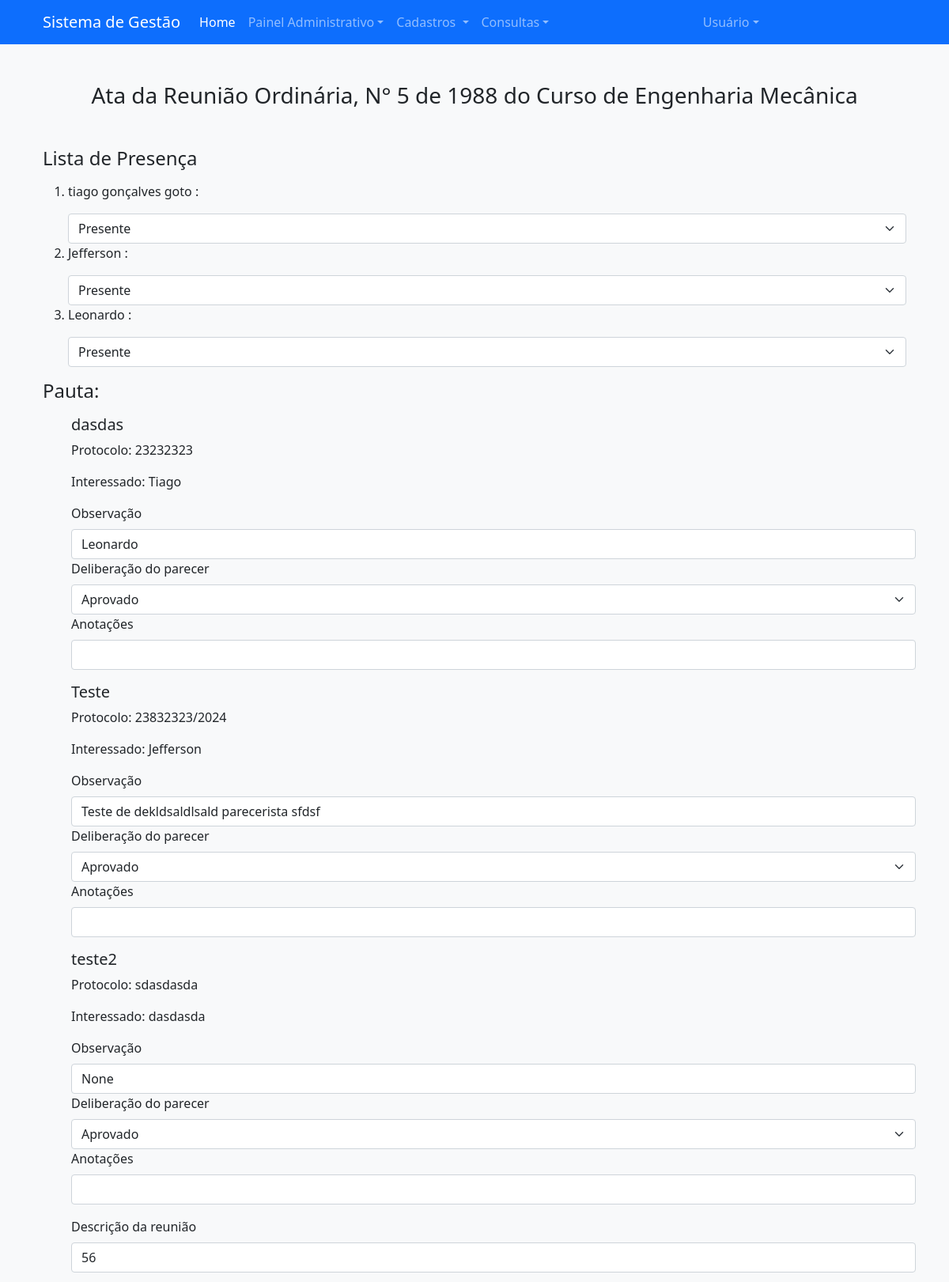
The page /meetings/minute/1 (signed in, upper part) on the database as committed earlier.
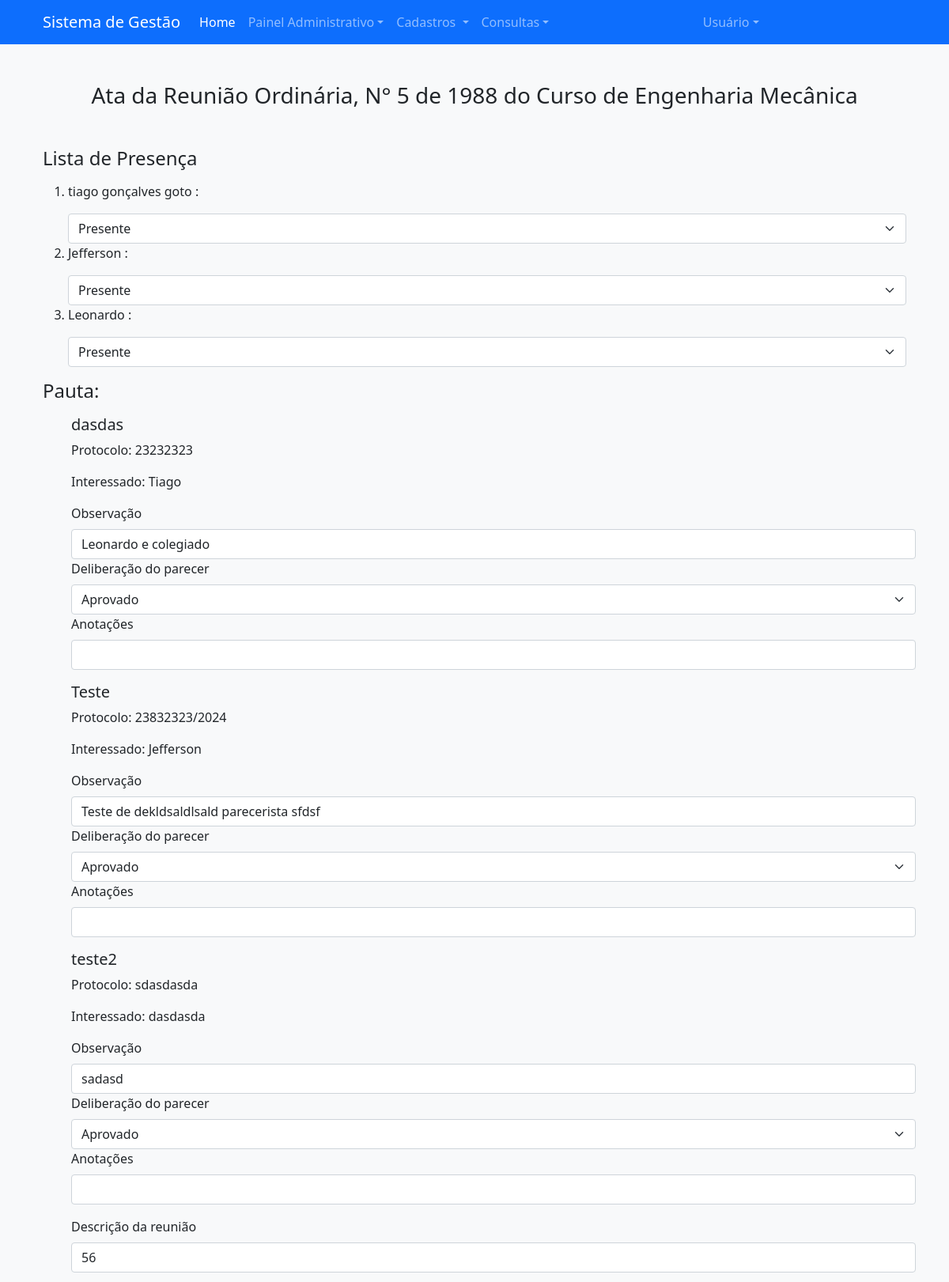
The same page on the database as committed later.
### src/models/entities/meetings.py (models this page shows, shortened)
class Meeting_agenda(db.Model):
    __tablename__="meeting_agenda"
    id = db.Column(db.Integer, primary_key=True, autoincrement=True)
    agenda_topic = db.Column(db.Text, nullable=False)
    agenda_protocol = db.Column(db.Text, nullable = True)
    agenda_interested = db.Column(db.Text, nullable = True)
    agenda_description = db.Column(db.Text, nullable= True)
    status = db.Column(db.Text, nullable=True)
    notes = db.Column(db.Text, nullable=True)
    meeting_id = db.Column(db.Integer, db.ForeignKey('meetings.id'), nullable=False)
    meeting = db.relationship("Meetings", back_populates="meeting_agenda")
    minute_id = db.Column(db.Integer, db.ForeignKey('meeting_minute.id'), nullable=True)
    minute = db.relationship("Meeting_minute", back_populates="meeting_agenda")

### src/routes/meetings.py (the view)
@meetings_route.route('/minute/<id>', methods=['GET'])
@login_required
def gen_minute(id):
    if request.method == "GET":
        meeting = Reg_meetings.get_meeting(id)
        if not meeting:
            return redirect(url_for('meetings.erro_page'))
        list_at = Reg_meeting_atten.get_list(id)
        list_agenda = Reg_agenda.get_meet_agenda(id)
        return render_template('minutes_form.html', meeting=meeting, attendee =list_at, agenda_list = list_agenda)
    return redirect(url_for('meetings.consult_meeting', id=id))

### src/models/entities/institution.py (called while the page is built)
    def __repr__(self):
        return f'{self.name}'

### src/models/entities/meetings.py (called while the page is built)
    def __repr__(self):
        return f"{self.type_name}"

    def __repr__(self) -> str:
        return f"{self.name}"

### src/models/repository/meetings.py (called while the page is built)
    def get_meeting(id):
        meeting = db.session.execute(db.select(Meetings).filter_by(id = id)).scalar()
        return meeting

    def get_list(mee_id):
        list_attendees = db.session.execute(db.select(Meeting_attendees).filter_by(meetings_id=mee_id)).scalars().all()
        return list_attendees

    def get_meet_agenda(id):
        list_agenda = db.session.execute(db.select(Meeting_agenda).filter_by(meeting_id=id)).scalars()
        return list_agenda

### src/routes/login.py (called while the page is built)
@login_manager.user_loader
def loader_user(user_id):
    return Users.query.filter_by(userid=user_id).first()

### src/templates/minutes_form.html (shortened to what this page needs)
{% extends "base.html" %}
{% block content %}
<div class="conatiner min-vh-100 my-5">
    <div class="container ">
        <div class="container text-center">
            <h3 class="mb-3"> Ata da Reunião {{ meeting.meet_type}}, N° {{meeting.meet_number}} de {{meeting.meet_date.year}} do Curso de {{meeting.course}}</h2>
        </div>
        <form class="my-5" action="{{ url_for('meetings.gen_minute_save', id=meeting.id) }}" method="post" id="main_form">
            <h4 class="mb-3"> Lista de Presença </h4>
            <ol>
                {% for att in attendee %}
                <li> <p class="fw-medium">{{ att.attendee }} :</p>
                    <select class="form-select" name="presenca[]">
                        <option value="1"> Presente</option>
                    </select>
                </li>
                {% endfor%}
            </ol>
            <h4 class="mb-3"> Pauta: </h4>
        <div class="container text-left p-6 mx-4">
            <ul class="list-unstyled">
            {% for agenda in agenda_list %}
            <li class="my-3">
                <h5>{{agenda.agenda_topic}}</h5>
                <p> Protocolo: {{agenda.agenda_protocol}} </p>
                <p> Interessado: {{agenda.agenda_interested}} </p>
                <label class="form-label">Observação </label>
                <input type="text" class="form-control" name="ag_descrip[]" value="{{agenda.agenda_description}}">
                <label class="form-label"> Deliberação do parecer</label>
                <select class="form-select" type="text" name="delib[]" >
                    <option value="1"> Aprovado</option>
                </select>
                <label class="form-label"> Anotações </label>
                <input class="form-control" name="notes[]" type="text">
             </li>
            {% endfor%}
            </ul>
            <label class="form-label"> Descrição da reunião</label>
            <input class="form-control" name="description" value="{{meeting.meet_description}}">
        </div>
        </form>
    </div>
</div>
{% endblock %}

Rows that differ between the two databases and show on the page:
changed Meeting_agenda "dasdas": agenda_description "Leonardo" → "Leonardo e colegiado"
changed Meeting_agenda "teste2": agenda_description "None" → "sadasd"
